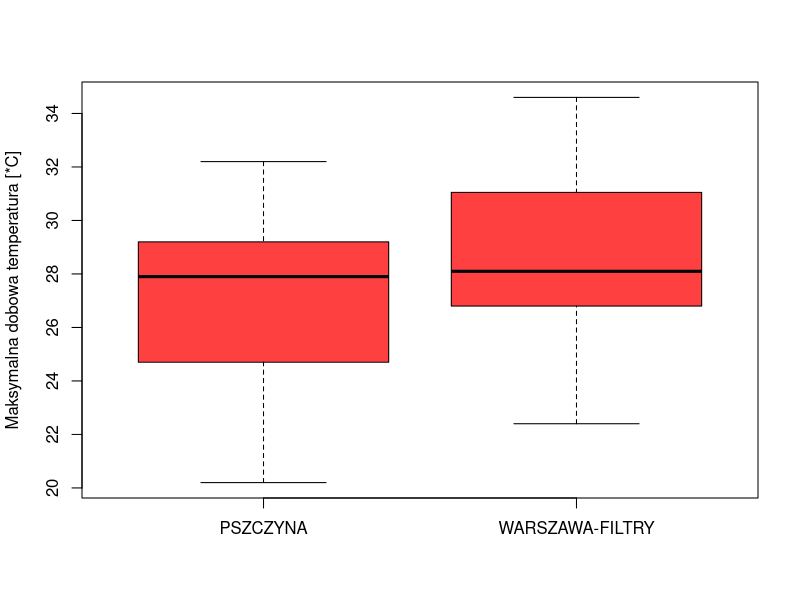
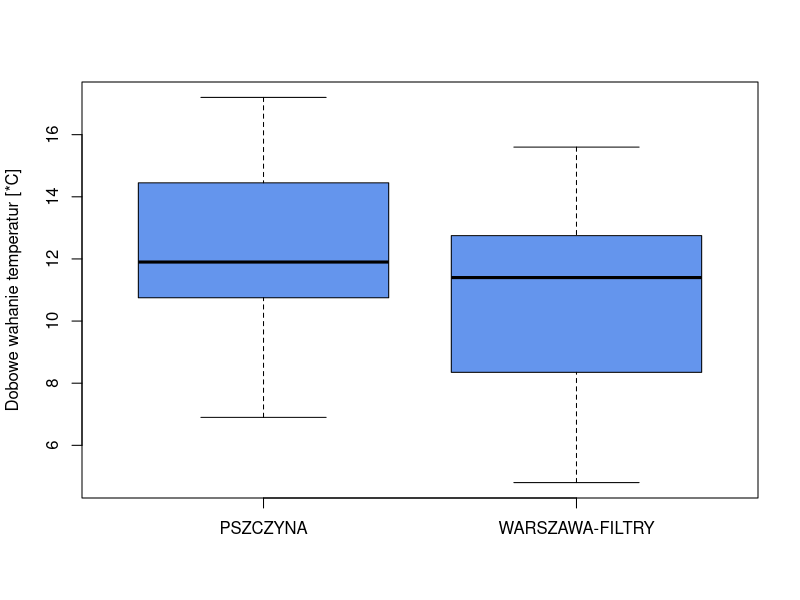
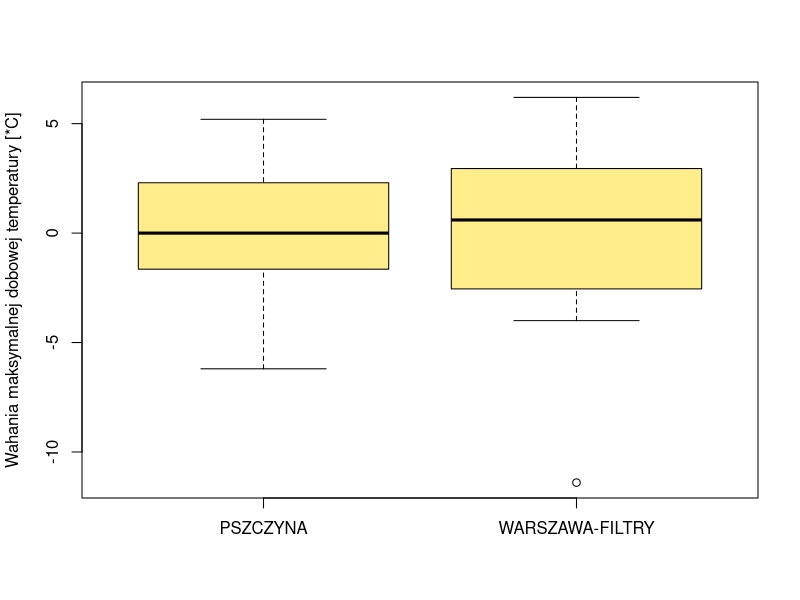
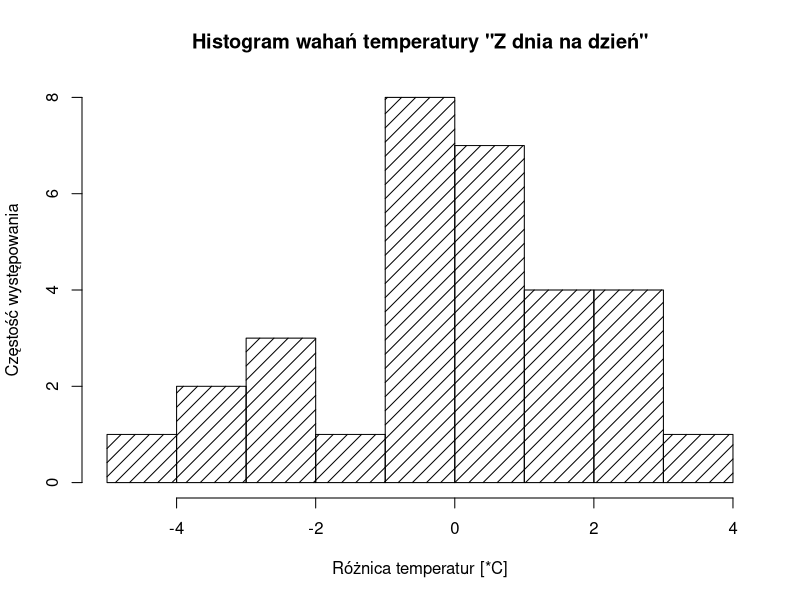
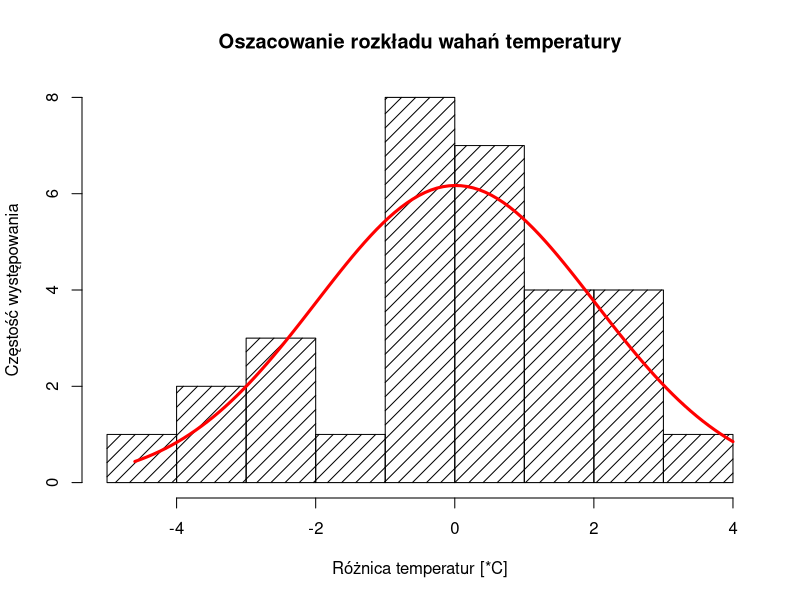

Here is the R script that generated these plots, in order:
## ---- chunk 1
knitr::opts_chunk$set(echo = TRUE)


library(dplyr)

dir <- 'C:/Users/mszpu/Studia/SAD/projekt'
setwd(dir)

## ---- chunk 2
schema <- c(
  'station_id',
  'station_name',
  'year',
  'month',
  'day',
  'max_daily_temp',
  'meas_status_TMAX',
  'min_daily_temp',
  'meas_status_TMIN',
  'mean_daily_temp',
  'meas_status_STD',
  'min_temp_near_ground',
  'meas_status_TMNG',
  'daily_rainfall',
  'meas_status_SMDB',
  'rainfall_type',
  'snow_cover_height',
  'meas_status_PKSN'
  
)

df <- read.csv('./data/2021_07_k/k_d_07_2021.csv', header=FALSE)
colnames(df) <- schema
## ---- chunk 3
library(dplyr)
df <- df %>% group_by(station_name) %>% mutate(max_temp_diff = max_daily_temp - lag(max_daily_temp))
df <- df %>% group_by(station_name) %>% mutate(mean_temp_diff = mean_daily_temp - lag(mean_daily_temp))
## ---- chunk 4
df$max_temp_diff[is.na(df$max_temp_diff)] <- 0
df$mean_temp_diff[is.na(df$mean_temp_diff)] <- 0
## ---- chunk 5
loc1 <- df[df$station_name == 'PSZCZYNA', ]
loc2 <- df[df$station_name == 'GDAŃSK-RĘBIECHOWO', ]
loc3 <- df[df$station_name == 'WARSZAWA-FILTRY', ]
## ---- chunk 6
mean_temps <- c()
mean_stabilities <- c()
mean_diffs <- c()

for (l in list(loc1, loc2, loc3)){
  mean_temps <- c(mean_temps, mean(l$max_daily_temp))
  mean_stabilities <- c(
    mean_stabilities,
    mean(l$max_daily_temp - l$min_daily_temp)
  )
  mean_diffs <- c(mean_diffs, mean(l$max_temp_diff))
}

## ---- chunk 7
# srednia temperatura w kazdym z punktow pomiarowych
mean_temps

# srednie dobowe wahania temperatury
mean_stabilities

# srednie roznice pomiedzy maksymalnymi temp. z dnia na dzien
mean_diffs
## ---- chunk 8
all_locs <- rbind(loc1, loc2, loc3)
boxplot(max_daily_temp ~ station_name, data = all_locs, xlab = NULL, ylab = 'Maksymalna dobowa temperatura [*C]', col='brown1')
boxplot(max_daily_temp - min_daily_temp ~ station_name, data = all_locs, xlab = NULL, ylab='Dobowe wahanie temperatur [*C]', col='cornflowerblue')
boxplot(max_temp_diff ~ station_name, data = all_locs, xlab = NULL, ylab = 'Wahania maksymalnej dobowej temperatury [*C]', col='lightgoldenrod1')
## ---- chunk 9
x <- loc3$mean_temp_diff

h <- hist(x, breaks = 10, density = 10,
          col = "black", xlab = "Różnica temperatur [*C]", ylab = 'Częstość występowania', main = 'Histogram wahań temperatury "Z dnia na dzień"') 

## ---- chunk 10
linespace <- seq(min(x), max(x), length = 100) 
yfit <- dnorm(linespace, mean = mean(x), sd = sd(x)) 
# converting probability density into frequency function
yfit <- yfit * diff(h$mids[1:2]) * length(x) 

## ---- chunk 11
x <- loc3$mean_temp_diff

h <- hist(x, breaks = 10, density = 10,
          col = "black", xlab = "Różnica temperatur [*C]", ylab = 'Częstość występowania', main = 'Oszacowanie rozkładu wahań temperatury') 

linespace <- seq(min(x), max(x), length = 100) 
yfit <- dnorm(linespace, mean = mean(x), sd = sd(x)) 
# converting probability density into frequency function
yfit <- yfit * diff(h$mids[1:2]) * length(x) 

lines(linespace, yfit, col = "red", lwd = 3)

